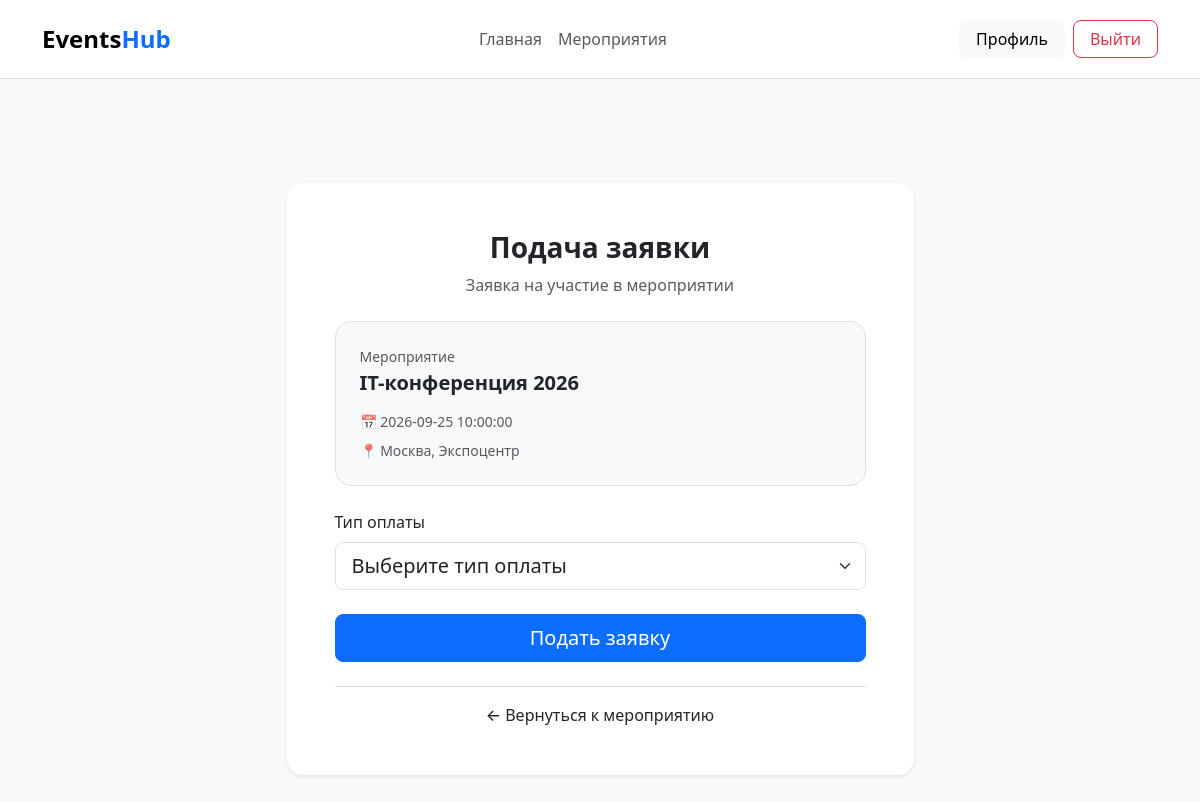
The app's page /events/1/apply (signed in) with its own data.
### tables this page shows
CREATE TABLE `events` (
  `id` int NOT NULL,
  `title` varchar(255) NOT NULL,
  `description` text NOT NULL,
  `place` varchar(255) NOT NULL,
  `date` datetime NOT NULL
);

### app/Controllers/OrderController.php (called while the page is built, shortened)
<?php
class OrderController
{
    public function showCreateForm(int $eventId)
    {
        $eventModel = new EventModel();
        $event = $eventModel->getEventById($eventId);
        require_once __DIR__ . '/../Views/createForm.php';
    }
}

### app/Models/EventModel.php (called while the page is built, shortened)
<?php
class EventModel
{
    public function getEventById(int $eventId)
    {
        $pdo = Database::getConnection();
        $stmt = $pdo->prepare('SELECT * FROM `events` WHERE `id` = ? LIMIT 1');
        $stmt->execute([$eventId]);
        return $stmt->fetch();
    }
}

### app/Views/createForm.php (the view, shortened to what this page needs)
<!DOCTYPE html>
<html lang="ru">
<head>
    <link href="https://cdn.jsdelivr.net/npm/bootstrap@5.3.8/dist/css/bootstrap.min.css" rel="stylesheet"
>
</head>
<body class="bg-light">
    <?php require_once __DIR__ . '/../Components/header.php'; ?>
    <main class="container min-vh-100 d-flex align-items-center justify-content-center py-4">
        <section class="row w-100 justify-content-center">
            <div class="col-12 col-md-10 col-lg-8 col-xl-7">
                <div class="card border-0 shadow-sm rounded-4">
                    <div class="card-body p-4 p-md-5">
                        <header class="text-center mb-4">
                            <h1 class="h3 fw-bold mb-2">
                                Подача заявки
                            </h1>
                            <p class="text-body-secondary mb-0">
                                Заявка на участие в мероприятии
                            </p>
                        </header>
                        <div class="bg-light border rounded-4 p-4 mb-4">
                            <div class="small text-body-secondary mb-1">
                                Мероприятие
                            </div>
                            <h2 class="h5 fw-bold mb-3">
                                <?= htmlspecialchars($event['title']) ?>
                            </h2>
                            <div class="small text-body-secondary mb-2">
                                📅
                                <?= htmlspecialchars($event['date']) ?>
                            </div>
                            <div class="small text-body-secondary">
                                📍
                                <?= htmlspecialchars($event['place']) ?>
                            </div>
                        </div>
                        <form action="/events/<?= (int) $event['id'] ?>/apply" method="POST">
                            <div class="row g-3">
                                <div class="col-12">
                                    <label for="pay_type" class="form-label fw-medium">
                                        Тип оплаты
                                    </label>
                                    <select class="form-select form-select-lg rounded-3" id="pay_type" name="pay_type"
                                        required>
                                        <option value="" selected disabled>
                                            Выберите тип оплаты
                                        </option>
                                    </select>
                                </div>
                                <div class="col-12 pt-2">
                                    <button type="submit" class="btn btn-primary btn-lg w-100 rounded-3">
                                        Подать заявку
                                    </button>
                                </div>
                            </div>
                        </form>
                        <footer class="text-center mt-4 pt-3 border-top">
                            <a href="/events/<?= (int) $event['id'] ?>"
                                class="link-dark fw-medium text-decoration-none">
                                ← Вернуться к мероприятию
                            </a>
                        </footer>
                    </div>
                </div>
            </div>
        </section>
    </main>
</body>
</html>

### records on screen
events: title "IT-конференция 2026", date "2026-09-25 10:00:00", place "Москва, Экспоцентр"
